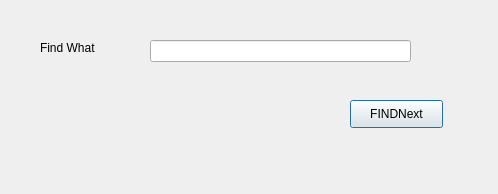
<?xml version="1.0" encoding="UTF-8"?>
<ui version="4.0">
 <class>Dialog</class>
 <widget class="QDialog" name="Dialog">
  <property name="geometry">
   <rect>
    <x>0</x>
    <y>0</y>
    <width>498</width>
    <height>194</height>
   </rect>
  </property>
  <property name="windowTitle">
   <string>Dialog</string>
  </property>
  <widget class="QLabel" name="label">
   <property name="geometry">
    <rect>
     <x>40</x>
     <y>40</y>
     <width>61</width>
     <height>16</height>
    </rect>
   </property>
   <property name="text">
    <string>Find What</string>
   </property>
  </widget>
  <widget class="QLineEdit" name="lineEdit">
   <property name="geometry">
    <rect>
     <x>150</x>
     <y>40</y>
     <width>261</width>
     <height>22</height>
    </rect>
   </property>
  </widget>
  <widget class="QPushButton" name="pushButton">
   <property name="geometry">
    <rect>
     <x>350</x>
     <y>100</y>
     <width>93</width>
     <height>28</height>
    </rect>
   </property>
   <property name="text">
    <string>FINDNext</string>
   </property>
  </widget>
 </widget>
 <resources/>
 <connections/>
</ui>
